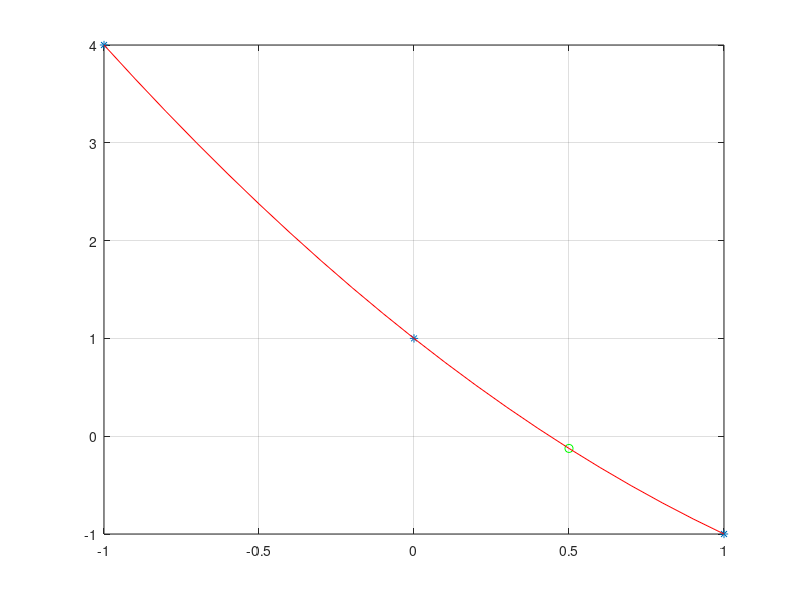

Reproduce this figure in MATLAB.
function interpolacao_lagrange
  
clear
clc

x = [-1 0 1];
y = [4 1 -1];

n = length(x);

printf("| Interpolação em 0.5 = %.16f\n", interpola(0.5));

% interpolando para cada ponto da tabela
%for i = 1 : n
%  p1(i) = interpola(x(i));
%endfor

% interpolando para mais pontos
xi = [x(1) : 0.1 : x(n)];
ni = length(xi);
for i = 1 : ni
  pi(i) = interpola(xi(i));
endfor

% plot do gráfico
plot(x,y,'*');
grid
hold on
plot(0.5, interpola(0.5), 'go');
plot(xi, pi, 'r');

function result = interpola(xs)
  result = 0;
  for i = 1 : n
    mult = 1;
    for j = 1 : n
      if (j != i)
        mult *= (xs - x(j)) / (x(i) - x(j));
      endif
    endfor
    result += y(i) * mult;
  endfor
endfunction

endfunction